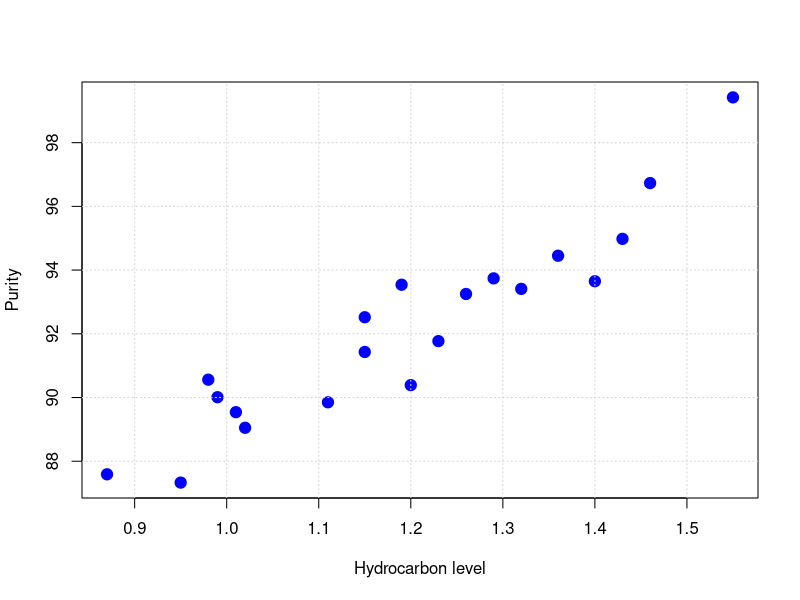
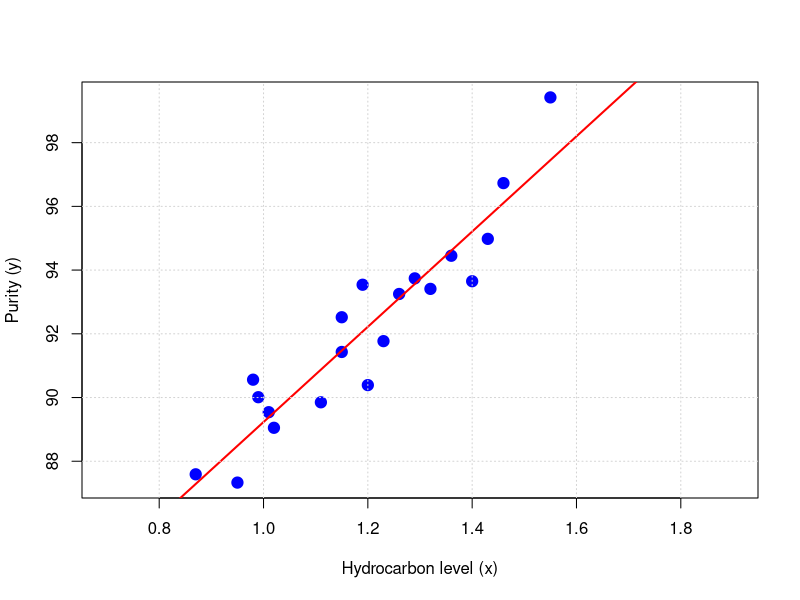
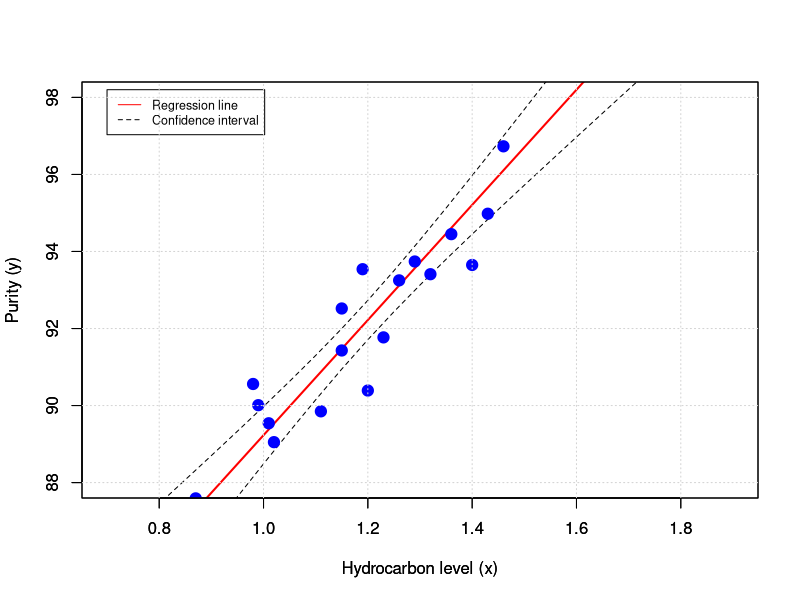
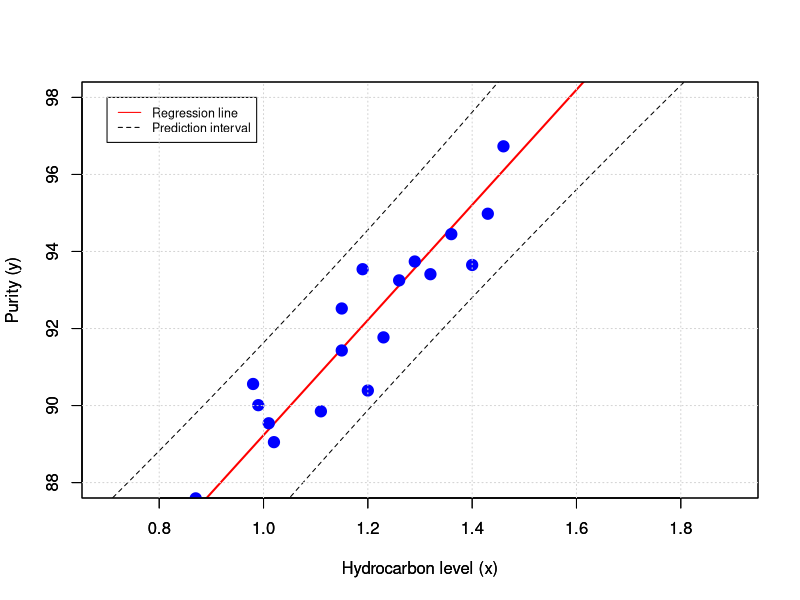

Here is the R script that generated these plots, in order:
## ---- chunk 1
knitr::opts_chunk$set(echo = TRUE)
## ---- chunk 2
DATA = data.frame(
  Hydrocarbon = c(0.99, 1.02, 1.15, 1.29, 1.46, 1.36, 0.87, 1.23, 1.55, 1.4, 1.19, 1.15, 0.98,
       1.01, 1.11, 1.2, 1.26, 1.32, 1.43, 0.95),
  Purity = c(90.01, 89.05, 91.43, 93.74, 96.73, 94.45, 87.59, 91.77, 99.42, 93.65,
       93.54, 92.52, 90.56, 89.54, 89.85, 90.39, 93.25, 93.41, 94.98, 87.33)
  )
## ---- chunk 3
# dev.new(width=4.5,height=4.5)
plot(DATA$Hydrocarbon, DATA$Purity, pch = 19, col = "blue",cex=1.5
     ,xlab = "Hydrocarbon level",ylab = "Purity")
grid()
## ---- chunk 4
X <- c(0.99, 1.02, 1.15, 1.29, 1.46, 1.36, 0.87, 1.23, 1.55, 1.4, 1.19, 1.15, 0.98,
       1.01, 1.11, 1.2, 1.26, 1.32, 1.43, 0.95)
Y <- c(90.01, 89.05, 91.43, 93.74, 96.73, 94.45, 87.59, 91.77, 99.42, 93.65,
       93.54, 92.52, 90.56, 89.54, 89.85, 90.39, 93.25, 93.41, 94.98, 87.33)
## ---- chunk 5
n <- length(Y) # Size of data

S_xy <- (sum(X*Y)-((sum(Y)*sum(X))/n)) # Calculating S_xy
S_xx <- (sum(X^2)-(sum(X)^2)/n) # Calculating S_xx

# Calculate beta_1 and beta_0
beta_1 <- S_xy/S_xx # Beta (slope)
beta_0 <- mean(Y)-beta_1*mean(X) # Beta 0 (intercept)

cat("The value of beta_0 is ", beta_0, "\n")
cat("The value of beta_1 is ", beta_1, "\n")
## ---- chunk 6
linregmod <- lm(Y~X) # Create a regression model named `linregmod`
## ---- chunk 7
print(linregmod) # Cetak koefisien dan juga formula dari model regresi linear
## ---- chunk 8
summary(linregmod) # Cetak informasi lain dari model regresi linear
## ---- chunk 9
DATA = data.frame(
  Hydrocarbon = c(0.99, 1.02, 1.15, 1.29, 1.46, 1.36, 0.87, 1.23, 1.55, 1.4, 1.19, 1.15, 0.98,
       1.01, 1.11, 1.2, 1.26, 1.32, 1.43, 0.95),
  Purity = c(90.01, 89.05, 91.43, 93.74, 96.73, 94.45, 87.59, 91.77, 99.42, 93.65,
       93.54, 92.52, 90.56, 89.54, 89.85, 90.39, 93.25, 93.41, 94.98, 87.33)
)
## ---- chunk 10
DATA
## ---- chunk 11
DATA$Hydrocarbon # Display Hydrocarbon data
DATA$Purity # Display purity data
## ---- chunk 12
linregmod2 = lm(data=DATA, formula=Purity~Hydrocarbon)
## ---- chunk 13
print(linregmod2)
## ---- chunk 14
summary(linregmod2)
## ---- chunk 15
xnew = data.frame(Hydrocarbon = seq(0.7,1.9,0.05))
ynew = predict(linregmod2,xnew)
plot(DATA$Hydrocarbon,DATA$Purity,pch=19,col="blue",cex=1.5,xlab = "Hydrocarbon level (x)",
     ylab="Purity (y)",xlim=c(0.7, 1.9))
lines(xnew$Hydrocarbon, ynew, col="red",type = "l",lwd = 2)
grid()
## ---- chunk 16
confint(linregmod2,level=0.95)
## ---- chunk 17
ynew = predict(linregmod2,xnew,interval="confidence")
print(ynew)
## ---- chunk 18
xnew = data.frame(Hydrocarbon = seq(0.7,1.9,0.05))
ynew = predict(linregmod2,xnew,interval="confidence")
plot(xnew$Hydrocarbon,ynew[,1],type = "l",col = "red",lwd=2,xlab = "Hydrocarbon level (x)"
     ,ylab="Purity (y)",xlim=c(0.7, 1.9), ylim = c(88,98))
lines(xnew$Hydrocarbon,ynew[,2],col="black",lty = 2)
lines(xnew$Hydrocarbon,ynew[,3],col="black",lty = 2)
par(new=TRUE)
plot(DATA$Hydrocarbon,DATA$Purity,pch=19,col="blue",cex=1.5,xlab = "Hydrocarbon level (x)",
     ylab="Purity (y)",xlim=c(0.7, 1.9), ylim = c(88,98))
legend(0.7,98.2,legend=c("Regression line","Confidence interval"),col=c("red","black")
       ,lty = c(1,2), pt.cex=1, cex=0.75)
grid()
## ---- chunk 19
ynew = predict(linregmod2,xnew,interval="prediction")
plot(xnew$Hydrocarbon,ynew[,1],type = "l",col = "red",lwd=2,xlab = "Hydrocarbon level (x)"
     ,ylab="Purity (y)",xlim=c(0.7, 1.9), ylim = c(88,98))
lines(xnew$Hydrocarbon,ynew[,2],col="black",lty = 2)
lines(xnew$Hydrocarbon,ynew[,3],col="black",lty = 2)
par(new=TRUE)
plot(DATA$Hydrocarbon,DATA$Purity,pch=19,col="blue",cex=1.5,xlab = "Hydrocarbon level (x)",
     ylab="Purity (y)", xlim=c(0.7, 1.9), ylim = c(88,98))
legend(0.7,98,legend=c("Regression line","Prediction interval"),col=c("red","black")
       ,lty = c(1,2), pt.cex=1, cex=0.75)
grid()
